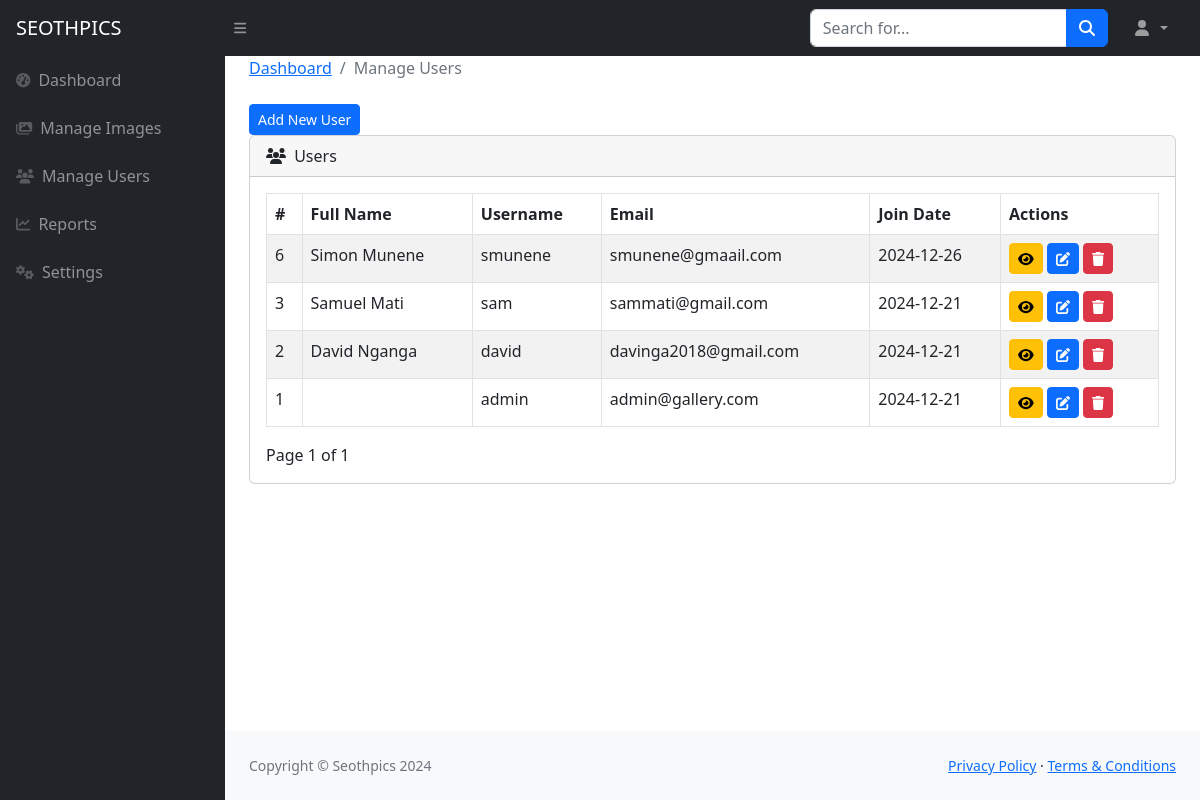
/users/, run on the app's committed database.
### gallery/models.py (models this page shows)
class CustomUser(AbstractUser):
    def __str__(self):
        return self.username

### gallery/views.py (the view)
# urls.py: path('users/', views.users, name='users'),
def users(request):
    if request.method == 'POST':
        form = CustomUserCreationForm(request.POST)
        if form.is_valid():
            user = form.save()
            login(request, user)
            messages.success(request, 'Account created successfully! You are now logged in.')
            return redirect('users')
        else:
            for field, errors in form.errors.items():
                for error in errors:
                    messages.error(request, f"{field.capitalize()}: {error}")
    else:
        form = CustomUserCreationForm()
    users_list = get_user_model().objects.all().order_by('-date_joined')  # Get all users, ordered by join date
    paginator = Paginator(users_list, 5)  # Show 5 users per page
    page_number = request.GET.get('page')  # Get the current page number from the URL query string
    users = paginator.get_page(page_number)  # Get the users for the current page
    return render(request, 'admin_dashboard/manage_users.html', {
        'users': users,
    })

### gallery/templates/admin_dashboard/manage_users.html (shortened to what this page needs)
{% extends 'admin_dashboard/base.html' %}
{% block content %}
<main>
    <div class="container-fluid px-4">
        <ol class="breadcrumb mb-4">
            <li class="breadcrumb-item"><a href="{% url 'admin' %}">Dashboard</a></li>
            <li class="breadcrumb-item active">Manage Users</li>
        </ol>
        <button class="btn btn-primary btn-sm" data-bs-toggle="modal" data-bs-target="#addUserModal">
            Add New User
        </button>
        <div class="row">
            <div class="col-xl-12">
                <div class="card mb-4">
                    <div class="card-header">
                        <i class="fas fa-users me-1"></i>
                        Users
                    </div>
                    <div class="card-body">
                        <table id="datatablesSimple" class="table table-striped table-bordered">
                            <thead>
                                <tr>
                                    <th>#</th>
                                    <th>Full Name</th>
                                    <th>Username</th>
                                    <th>Email</th>
                                    <th>Join Date</th>
                                    <th>Actions</th>
                                </tr>
                            </thead>
                            <tbody>
                                {% for user in users %}
                                    <tr>
                                        <td>{{ user.id }}</td>
                                        <td>{{ user.first_name }} {{ user.last_name }}</td>
                                        <td>{{ user.username }}</td>
                                        <td>{{ user.email }}</td>
                                        <td>{{ user.date_joined|date:"Y-m-d" }}</td>
                                        <td>
                                            <a href="{% url 'view_user' user.id %}" class="btn btn-warning btn-sm">
                                                <i class="fas fa-eye"></i>
                                            </a>
                                            <a href="{% url 'edit_user' user.id %}" class="btn btn-primary btn-sm">
                                                <i class="fas fa-edit"></i>
                                            </a>
                                            <a href="{% url 'delete_user' user.id %}" class="btn btn-danger btn-sm" onclick="return confirm('Are you sure you want to delete this user?');">
                                                <i class="fas fa-trash"></i>
                                            </a>
                                        </td>
                                    </tr>
                                {% endfor %}
                            </tbody>
                        </table>
                        <div class="pagination">
                            <span>Page {{ users.number }} of {{ users.paginator.num_pages }}</span>
                        </div>
                    </div>
                </div>
            </div>
        </div>
    </div>
</main>
{% endblock %}

### data on the page
CustomUser: id "6", first_name "Simon", last_name "Munene", username "smunene", email "smunene@gmaail.com", date_joined "2024-12-26"
CustomUser: id "3", first_name "Samuel", last_name "Mati", username "sam", email "sammati@gmail.com", date_joined "2024-12-21"
CustomUser: id "2", first_name "David", last_name "Nganga", username "david", email "davinga2018@gmail.com", date_joined "2024-12-21"
CustomUser: id "1", username "admin", email "admin@gallery.com", date_joined "2024-12-21"

### other printed values
{{ users.number }} "1"
{{ users.paginator.num_pages }} "1"
